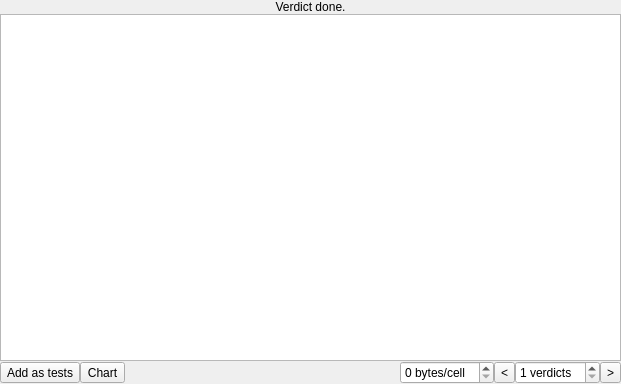
<?xml version="1.0" encoding="UTF-8"?>
<ui version="4.0">
 <class>VerdictBrowser</class>
 <widget class="QWidget" name="VerdictBrowser">
  <property name="geometry">
   <rect>
    <x>0</x>
    <y>0</y>
    <width>621</width>
    <height>384</height>
   </rect>
  </property>
  <property name="windowTitle">
   <string notr="true">Vedict Browser</string>
  </property>
  <layout class="QVBoxLayout" name="verticalLayout">
   <property name="spacing">
    <number>0</number>
   </property>
   <property name="leftMargin">
    <number>0</number>
   </property>
   <property name="topMargin">
    <number>0</number>
   </property>
   <property name="rightMargin">
    <number>0</number>
   </property>
   <property name="bottomMargin">
    <number>0</number>
   </property>
   <item>
    <widget class="QLabel" name="label">
     <property name="text">
      <string>Verdict done.</string>
     </property>
     <property name="alignment">
      <set>Qt::AlignCenter</set>
     </property>
    </widget>
   </item>
   <item>
    <widget class="QTableView" name="view">
     <property name="sizePolicy">
      <sizepolicy hsizetype="Expanding" vsizetype="Expanding">
       <horstretch>0</horstretch>
       <verstretch>0</verstretch>
      </sizepolicy>
     </property>
     <property name="tabKeyNavigation">
      <bool>false</bool>
     </property>
     <property name="alternatingRowColors">
      <bool>true</bool>
     </property>
     <property name="selectionBehavior">
      <enum>QAbstractItemView::SelectItems</enum>
     </property>
     <attribute name="horizontalHeaderHighlightSections">
      <bool>false</bool>
     </attribute>
     <attribute name="verticalHeaderStretchLastSection">
      <bool>true</bool>
     </attribute>
    </widget>
   </item>
   <item>
    <layout class="QHBoxLayout" name="horizontalLayout_4">
     <property name="spacing">
      <number>0</number>
     </property>
     <item>
      <widget class="QToolButton" name="addButton">
       <property name="text">
        <string>Add as tests</string>
       </property>
      </widget>
     </item>
     <item>
      <widget class="QToolButton" name="chartButton">
       <property name="text">
        <string>Chart</string>
       </property>
      </widget>
     </item>
     <item>
      <spacer name="horizontalSpacer_7">
       <property name="orientation">
        <enum>Qt::Horizontal</enum>
       </property>
       <property name="sizeHint" stdset="0">
        <size>
         <width>40</width>
         <height>20</height>
        </size>
       </property>
      </spacer>
     </item>
     <item>
      <widget class="QSpinBox" name="tailsSpinBox">
       <property name="suffix">
        <string notr="true"> bytes/cell</string>
       </property>
      </widget>
     </item>
     <item>
      <widget class="QToolButton" name="prevButton">
       <property name="text">
        <string>&lt;</string>
       </property>
      </widget>
     </item>
     <item>
      <widget class="QSpinBox" name="pageNoBox">
       <property name="focusPolicy">
        <enum>Qt::WheelFocus</enum>
       </property>
       <property name="suffix">
        <string notr="true"> verdicts</string>
       </property>
       <property name="prefix">
        <string notr="true"/>
       </property>
       <property name="minimum">
        <number>1</number>
       </property>
      </widget>
     </item>
     <item>
      <widget class="QToolButton" name="nextButton">
       <property name="text">
        <string>&gt;</string>
       </property>
      </widget>
     </item>
    </layout>
   </item>
  </layout>
 </widget>
 <resources/>
 <connections/>
</ui>
